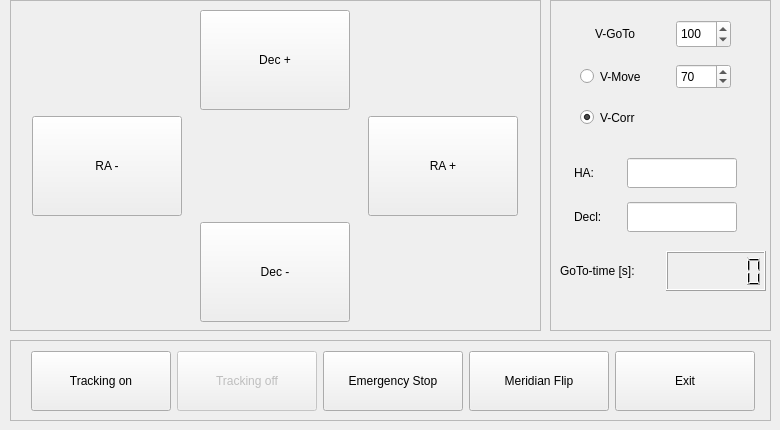
    <widget class="QWidget" name="ctrlTab">
     <attribute name="title">
      <string>Control</string>
     </attribute>
     <widget class="QFrame" name="fMainHBCtrl">
      <property name="geometry">
       <rect>
        <x>10</x>
        <y>0</y>
        <width>531</width>
        <height>331</height>
       </rect>
      </property>
      <property name="frameShape">
       <enum>QFrame::StyledPanel</enum>
      </property>
      <property name="frameShadow">
       <enum>QFrame::Raised</enum>
      </property>
      <widget class="QWidget" name="layoutWidget_7">
       <property name="geometry">
        <rect>
         <x>10</x>
         <y>10</y>
         <width>511</width>
         <height>314</height>
        </rect>
       </property>
       <layout class="QGridLayout" name="gridLayout_5">
        <item row="2" column="1">
         <widget class="QPushButton" name="pbDeclDown">
          <property name="minimumSize">
           <size>
            <width>150</width>
            <height>100</height>
           </size>
          </property>
          <property name="maximumSize">
           <size>
            <width>150</width>
            <height>100</height>
           </size>
          </property>
          <property name="text">
           <string>Dec -</string>
          </property>
         </widget>
        </item>
        <item row="1" column="0">
         <widget class="QPushButton" name="pbRAMinus">
          <property name="minimumSize">
           <size>
            <width>150</width>
            <height>100</height>
           </size>
          </property>
          <property name="maximumSize">
           <size>
            <width>150</width>
            <height>100</height>
           </size>
          </property>
          <property name="text">
           <string>RA -</string>
          </property>
         </widget>
        </item>
        <item row="0" column="1">
         <widget class="QPushButton" name="pbDeclUp">
          <property name="sizePolicy">
           <sizepolicy hsizetype="Fixed" vsizetype="Fixed">
            <horstretch>0</horstretch>
            <verstretch>0</verstretch>
           </sizepolicy>
          </property>
          <property name="minimumSize">
           <size>
            <width>150</width>
            <height>100</height>
           </size>
          </property>
          <property name="maximumSize">
           <size>
            <width>150</width>
            <height>100</height>
           </size>
          </property>
          <property name="text">
           <string>Dec +</string>
          </property>
         </widget>
        </item>
        <item row="1" column="2">
         <widget class="QPushButton" name="pbRAPlus">
          <property name="minimumSize">
           <size>
            <width>150</width>
            <height>100</height>
           </size>
          </property>
          <property name="maximumSize">
           <size>
            <width>150</width>
            <height>100</height>
           </size>
          </property>
          <property name="text">
           <string>RA +</string>
          </property>
         </widget>
        </item>
       </layout>
      </widget>
     </widget>
     <widget class="QFrame" name="fCtrl">
      <property name="geometry">
       <rect>
        <x>10</x>
        <y>340</y>
        <width>761</width>
        <height>81</height>
       </rect>
      </property>
      <property name="frameShape">
       <enum>QFrame::StyledPanel</enum>
      </property>
      <property name="frameShadow">
       <enum>QFrame::Raised</enum>
      </property>
      <widget class="QWidget" name="layoutWidget">
       <property name="geometry">
        <rect>
         <x>21</x>
         <y>10</y>
         <width>726</width>
         <height>62</height>
        </rect>
       </property>
       <layout class="QHBoxLayout" name="horizontalLayout_5">
        <item>
         <widget class="QPushButton" name="pbStartTracking">
          <property name="minimumSize">
           <size>
            <width>140</width>
            <height>60</height>
           </size>
          </property>
          <property name="maximumSize">
           <size>
            <width>140</width>
            <height>60</height>
           </size>
          </property>
          <property name="text">
           <string>Tracking on</string>
          </property>
         </widget>
        </item>
        <item>
         <widget class="QPushButton" name="pbStopTracking">
          <property name="enabled">
           <bool>false</bool>
          </property>
          <property name="minimumSize">
           <size>
            <width>140</width>
            <height>60</height>
           </size>
          </property>
          <property name="maximumSize">
           <size>
            <width>140</width>
            <height>60</height>
           </size>
          </property>
          <property name="text">
           <string>Tracking off</string>
          </property>
         </widget>
        </item>
        <item>
         <widget class="QPushButton" name="pbStop1">
          <property name="sizePolicy">
           <sizepolicy hsizetype="Minimum" vsizetype="Fixed">
            <horstretch>0</horstretch>
            <verstretch>0</verstretch>
           </sizepolicy>
          </property>
          <property name="minimumSize">
           <size>
            <width>140</width>
            <height>60</height>
           </size>
          </property>
          <property name="maximumSize">
           <size>
            <width>140</width>
            <height>60</height>
           </size>
          </property>
          <property name="text">
           <string>Emergency Stop</string>
          </property>
         </widget>
        </item>
        <item>
         <widget class="QPushButton" name="pbMeridianFlip">
          <property name="enabled">
           <bool>true</bool>
          </property>
          <property name="minimumSize">
           <size>
            <width>140</width>
            <height>60</height>
           </size>
          </property>
          <property name="maximumSize">
           <size>
            <width>140</width>
            <height>60</height>
           </size>
          </property>
          <property name="text">
           <string>Meridian Flip</string>
          </property>
         </widget>
        </item>
        <item>
         <widget class="QPushButton" name="pbExit">
          <property name="sizePolicy">
           <sizepolicy hsizetype="Minimum" vsizetype="Fixed">
            <horstretch>0</horstretch>
            <verstretch>0</verstretch>
           </sizepolicy>
          </property>
          <property name="minimumSize">
           <size>
            <width>140</width>
            <height>60</height>
           </size>
          </property>
          <property name="maximumSize">
           <size>
            <width>140</width>
            <height>60</height>
           </size>
          </property>
          <property name="text">
           <string>Exit</string>
          </property>
         </widget>
        </item>
       </layout>
      </widget>
     </widget>
     <widget class="QFrame" name="fHBSpeeds">
      <property name="geometry">
       <rect>
        <x>550</x>
        <y>0</y>
        <width>221</width>
        <height>331</height>
       </rect>
      </property>
      <property name="frameShape">
       <enum>QFrame::StyledPanel</enum>
      </property>
      <property name="frameShadow">
       <enum>QFrame::Raised</enum>
      </property>
      <widget class="QWidget" name="layoutWidget_6">
       <property name="geometry">
        <rect>
         <x>10</x>
         <y>250</y>
         <width>206</width>
         <height>42</height>
        </rect>
       </property>
       <layout class="QHBoxLayout" name="horizontalLayout_8">
        <item>
         <widget class="QLabel" name="lGoToTime">
          <property name="text">
           <string>GoTo-time [s]:</string>
          </property>
         </widget>
        </item>
        <item>
         <widget class="QLCDNumber" name="lcdGotoTime">
          <property name="minimumSize">
           <size>
            <width>100</width>
            <height>40</height>
           </size>
          </property>
          <property name="maximumSize">
           <size>
            <width>100</width>
            <height>40</height>
           </size>
          </property>
          <property name="font">
           <font>
            <pointsize>14</pointsize>
            <weight>75</weight>
            <bold>true</bold>
           </font>
          </property>
          <property name="digitCount">
           <number>6</number>
          </property>
         </widget>
        </item>
       </layout>
      </widget>
      <widget class="QWidget" name="layoutWidget_8">
       <property name="geometry">
        <rect>
         <x>10</x>
         <y>10</y>
         <width>191</width>
         <height>131</height>
        </rect>
       </property>
       <layout class="QGridLayout" name="gridLayout_6">
        <item row="0" column="1">
         <widget class="QSpinBox" name="sbGoToSpeed">
          <property name="maximumSize">
           <size>
            <width>55</width>
            <height>28</height>
           </size>
          </property>
          <property name="minimum">
           <number>1</number>
          </property>
          <property name="maximum">
           <number>250</number>
          </property>
          <property name="value">
           <number>100</number>
          </property>
         </widget>
        </item>
        <item row="1" column="0">
         <widget class="QRadioButton" name="rbMoveSpeed">
          <property name="minimumSize">
           <size>
            <width>70</width>
            <height>25</height>
           </size>
          </property>
          <property name="maximumSize">
           <size>
            <width>70</width>
            <height>25</height>
           </size>
          </property>
          <property name="text">
           <string>V-Move</string>
          </property>
          <property name="checked">
           <bool>false</bool>
          </property>
         </widget>
        </item>
        <item row="1" column="1">
         <widget class="QSpinBox" name="sbMoveSpeed">
          <property name="maximumSize">
           <size>
            <width>55</width>
            <height>28</height>
           </size>
          </property>
          <property name="minimum">
           <number>1</number>
          </property>
          <property name="maximum">
           <number>200</number>
          </property>
          <property name="value">
           <number>70</number>
          </property>
         </widget>
        </item>
        <item row="2" column="0">
         <widget class="QRadioButton" name="rbCorrSpeed">
          <property name="minimumSize">
           <size>
            <width>70</width>
            <height>25</height>
           </size>
          </property>
          <property name="maximumSize">
           <size>
            <width>70</width>
            <height>25</height>
           </size>
          </property>
          <property name="text">
           <string>V-Corr</string>
          </property>
          <property name="checked">
           <bool>true</bool>
          </property>
         </widget>
        </item>
        <item row="0" column="0">
         <widget class="QLabel" name="lGoTo">
          <property name="text">
           <string>V-GoTo</string>
          </property>
          <property name="alignment">
           <set>Qt::AlignCenter</set>
          </property>
         </widget>
        </item>
       </layout>
      </widget>
      <widget class="QWidget" name="layoutWidget_10">
       <property name="geometry">
        <rect>
         <x>10</x>
         <y>150</y>
         <width>191</width>
         <height>91</height>
        </rect>
       </property>
       <layout class="QGridLayout" name="gridLayout_7">
        <item row="0" column="0">
         <widget class="QLabel" name="labelHA">
          <property name="minimumSize">
           <size>
            <width>33</width>
            <height>25</height>
           </size>
          </property>
          <property name="maximumSize">
           <size>
            <width>33</width>
            <height>25</height>
           </size>
          </property>
          <property name="text">
           <string>HA:</string>
          </property>
         </widget>
        </item>
        <item row="0" column="1">
         <widget class="QLineEdit" name="leHourAngle">
          <property name="sizePolicy">
           <sizepolicy hsizetype="Fixed" vsizetype="Fixed">
            <horstretch>0</horstretch>
            <verstretch>0</verstretch>
           </sizepolicy>
          </property>
          <property name="minimumSize">
           <size>
            <width>110</width>
            <height>30</height>
           </size>
          </property>
          <property name="maximumSize">
           <size>
            <width>110</width>
            <height>30</height>
           </size>
          </property>
          <property name="readOnly">
           <bool>true</bool>
          </property>
         </widget>
        </item>
        <item row="1" column="0">
         <widget class="QLabel" name="labelDecl">
          <property name="minimumSize">
           <size>
            <width>33</width>
            <height>25</height>
           </size>
          </property>
          <property name="maximumSize">
           <size>
            <width>33</width>
            <height>25</height>
           </size>
          </property>
          <property name="text">
           <string>Decl:</string>
          </property>
         </widget>
        </item>
        <item row="1" column="1">
         <widget class="QLineEdit" name="leDecl">
          <property name="sizePolicy">
           <sizepolicy hsizetype="Fixed" vsizetype="Fixed">
            <horstretch>0</horstretch>
            <verstretch>0</verstretch>
           </sizepolicy>
          </property>
          <property name="minimumSize">
           <size>
            <width>110</width>
            <height>30</height>
           </size>
          </property>
          <property name="maximumSize">
           <size>
            <width>110</width>
            <height>30</height>
           </size>
          </property>
          <property name="readOnly">
           <bool>true</bool>
          </property>
         </widget>
        </item>
       </layout>
      </widget>
     </widget>
    </widget>
